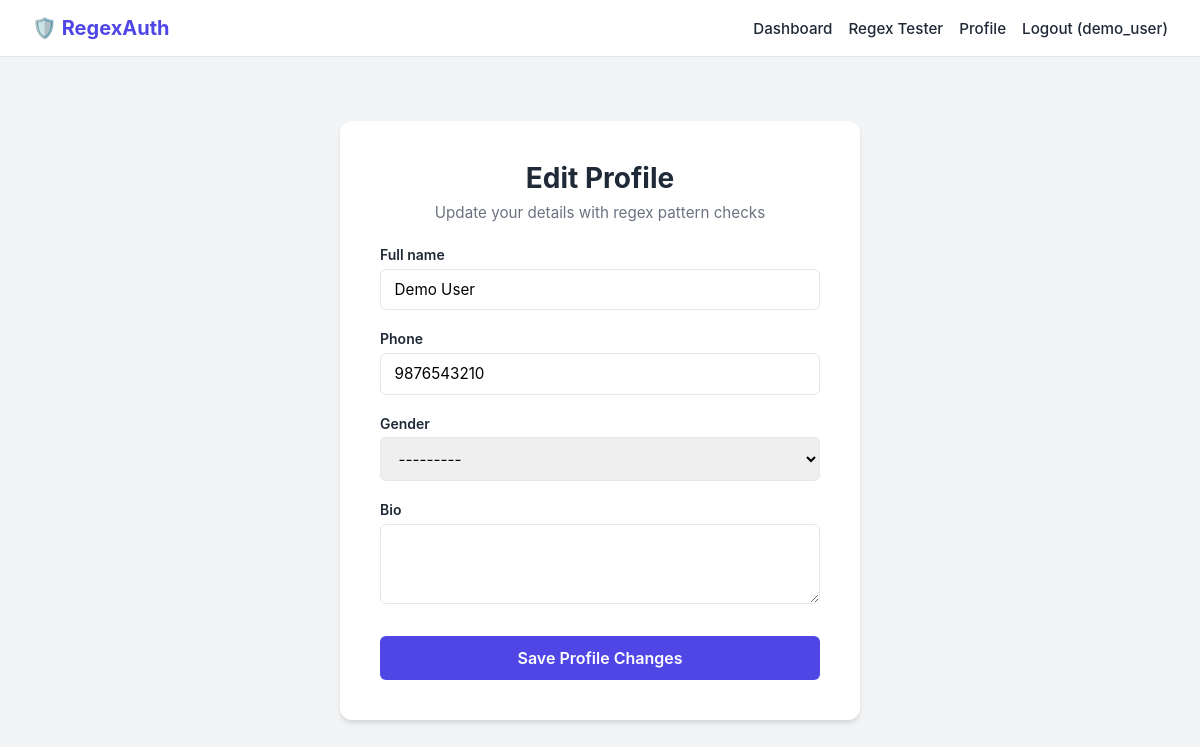
/accounts/profile/ (signed in), run on the app's committed database.
### accounts/models.py (models this page shows, shortened)
class UserProfile(models.Model):
    GENDER_CHOICES = [
        ('M', 'Male'),
        ('F', 'Female'),
        ('O', 'Other'),
    ]
    user       = models.OneToOneField(User, on_delete=models.CASCADE, related_name='profile')
    full_name  = models.CharField(max_length=50, validators=[validate_full_name])
    phone      = models.CharField(max_length=15, validators=[validate_phone], blank=True)
    gender     = models.CharField(max_length=1, choices=GENDER_CHOICES, blank=True)
    bio        = models.TextField(max_length=300, blank=True)
    joined_on  = models.DateTimeField(auto_now_add=True)
    class Meta:
        verbose_name = 'User Profile'

### accounts/views.py (the view, shortened to what this page needs)
# urls.py: path('profile/',   views.profile_view,   name='profile'),
@login_required
def profile_view(request):
    profile, _ = UserProfile.objects.get_or_create(
        user=request.user,
        defaults={'full_name': request.user.get_full_name() or request.user.username}
    )
    form = ProfileUpdateForm(instance=profile)
    return render(request, 'accounts/profile.html', {'form': form, 'profile': profile})

### accounts/forms.py
class ProfileUpdateForm(forms.ModelForm):
    class Meta:
        model  = UserProfile
        fields = ['full_name', 'phone', 'gender', 'bio']
        widgets = {
            'full_name': forms.TextInput(attrs={'class': 'form-input'}),
            'phone':     forms.TextInput(attrs={'class': 'form-input'}),
            'gender':    forms.Select(attrs={'class': 'form-input'}),
            'bio':       forms.Textarea(attrs={'class': 'form-input', 'rows': 3}),
        }

### accounts/templates/accounts/profile.html (shortened to what this page needs)
{% extends "accounts/base.html" %}
{% block content %}
<div class="auth-card" style="max-width: 520px;">
    <div class="card-header">
        <h2>Edit Profile</h2>
        <p>Update your details with regex pattern checks</p>
    </div>
    <form method="POST" novalidate>
        {% for field in form %}
            <div class="form-group">
                <label for="{{ field.id_for_label }}">{{ field.label }}</label>
                {{ field }}
            </div>
        {% endfor %}
        <button type="submit" class="btn-submit">Save Profile Changes</button>
    </form>
</div>
{% endblock %}

### accounts/templates/accounts/base.html (shortened to what this page needs)
<!DOCTYPE html>
<html lang="en">
<head>
</head>
<body>
    <nav>
        <a href="{% url 'dashboard' %}" class="nav-brand">
            🛡️ RegexAuth
        </a>
        <div class="nav-links">
            {% if user.is_authenticated %}
                <a href="{% url 'dashboard' %}">Dashboard</a>
                <a href="{% url 'regex_demo' %}">Regex Tester</a>
                <a href="{% url 'profile' %}">Profile</a>
                <a href="{% url 'logout' %}" class="btn-link">Logout ({{ user.username }})</a>
            {% else %}
                <a href="{% url 'login' %}">Login</a>
                <a href="{% url 'register' %}">Register</a>
            {% endif %}
        </div>
    </nav>
    <div class="container">
        {% block content %}{% endblock %}
    </div>
</body>
</html>

### accounts/templates/accounts/base.html (style rules this page uses)
:root { --primary: #4f46e5; --primary-hover: #4338ca; --bg-color: #f3f4f6; --card-bg: #ffffff; --text-main: #1f2937; --text-muted: #6b7280; --border-color: #e5e7eb; --danger: #ef4444; --success: #10b981; --info: #3b82f6; }
* { box-sizing: border-box; margin: 0; padding: 0; font-family: -apple-system, BlinkMacSystemFont, "Segoe UI", Roboto, Helvetica, Arial, sans-serif; }
body { background-color: var(--bg-color); color: var(--text-main); min-height: 100vh; display: flex; flex-direction: column; }
nav { background-color: var(--card-bg); border-bottom: 1px solid var(--border-color); padding: 1rem 2rem; display: flex; justify-content: space-between; align-items: center; }
.nav-brand { font-size: 1.25rem; font-weight: 700; color: var(--primary); text-decoration: none; display: flex; align-items: center; gap: 0.5rem; }
.nav-links { display: flex; gap: 1rem; align-items: center; }
.nav-links a { text-decoration: none; color: var(--text-main); font-weight: 500; font-size: 0.95rem; transition: color 0.15s ease; }
.btn-link { background: none; border: none; cursor: pointer; color: var(--danger); font-weight: 500; font-size: 0.95rem; }
.container { flex: 1; max-width: 900px; width: 100%; margin: 2rem auto; padding: 0 1rem; }
.auth-card { background: var(--card-bg); padding: 2.5rem; border-radius: 0.75rem; box-shadow: 0 4px 6px -1px rgba(0, 0, 0, 0.1), 0 2px 4px -1px rgba(0, 0, 0, 0.06); max-width: 480px; margin: 2rem auto; }
.card-header { margin-bottom: 1.5rem; text-align: center; }
.card-header h2 { font-size: 1.75rem; font-weight: 700; color: var(--text-main); }
.card-header p { color: var(--text-muted); margin-top: 0.5rem; font-size: 0.95rem; }
.form-group { margin-bottom: 1.25rem; }
.form-group label { display: block; margin-bottom: 0.35rem; font-size: 0.875rem; font-weight: 600; color: var(--text-main); }
.form-input { width: 100%; padding: 0.65rem 0.85rem; border: 1px solid var(--border-color); border-radius: 0.375rem; font-size: 0.95rem; outline: none; transition: border-color 0.15s ease; }
.btn-submit { width: 100%; background-color: var(--primary); color: white; padding: 0.75rem 1rem; font-size: 1rem; font-weight: 600; border: none; border-radius: 0.375rem; cursor: pointer; transition: background-color 0.15s ease; margin-top: 0.5rem; }

### data on the page
UserProfile: form "Demo User" "9876543210" "---------"

### other printed values
{{ user.username }} "demo_user"
{{ field.label }} "Full name" "Phone" "Gender" "Bio"
